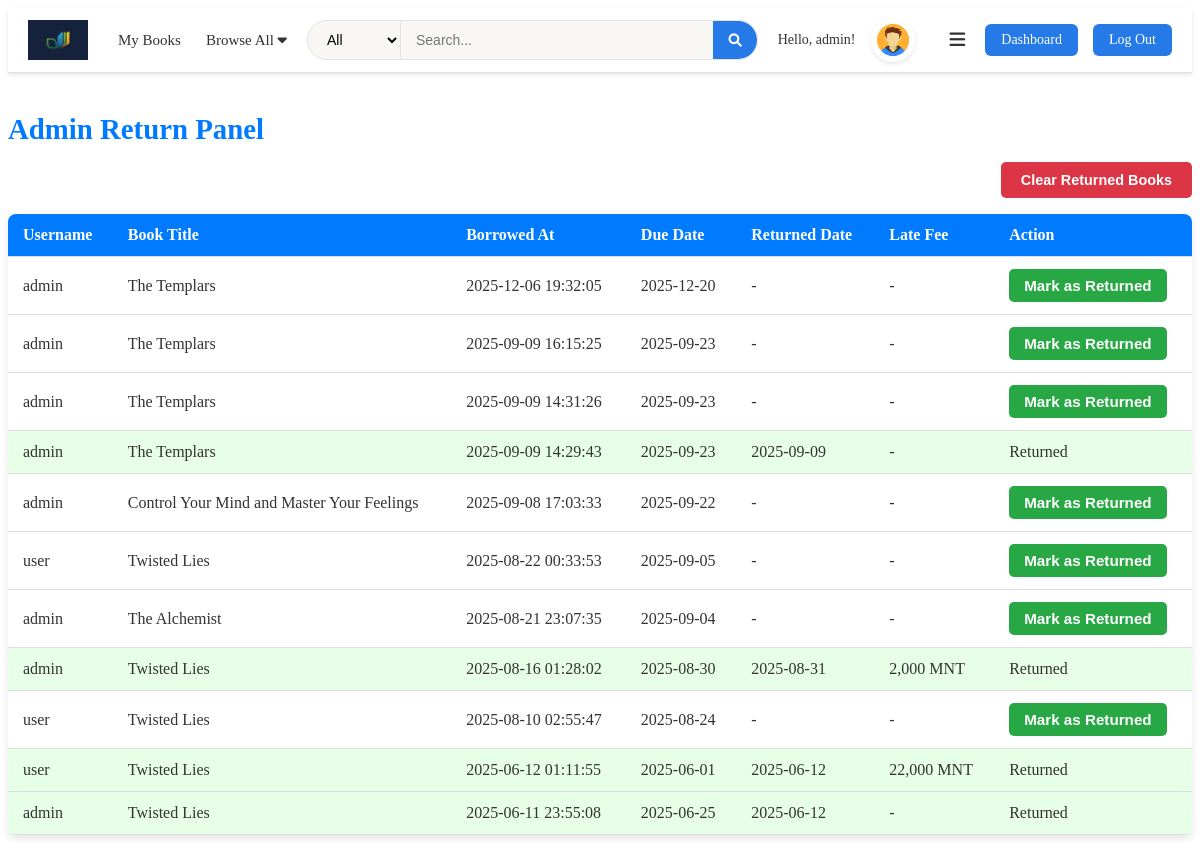
Page /admin_returns.php (signed in) on the committed database.
### tables this page shows
CREATE TABLE IF NOT EXISTS `users` (
  `id` int NOT NULL AUTO_INCREMENT,
  `username` varchar(50) NOT NULL,
  `email` varchar(100) NOT NULL,
  `password` varchar(255) NOT NULL,
  `created_at` timestamp NULL DEFAULT CURRENT_TIMESTAMP,
  `role` varchar(10) DEFAULT 'user',
  `avatar` varchar(255) DEFAULT NULL,
  PRIMARY KEY (`id`),
  UNIQUE KEY `email` (`email`)
);

CREATE TABLE IF NOT EXISTS `borrowed_books` (
  `id` int NOT NULL AUTO_INCREMENT,
  `user_id` int NOT NULL,
  `book_id` int NOT NULL,
  `borrow_date` date NOT NULL,
  `due_date` date NOT NULL,
  `return_date` date DEFAULT NULL,
  `late_fee` decimal(10,2) DEFAULT '0.00',
  `borrowed_at` datetime DEFAULT CURRENT_TIMESTAMP,
  `username` varchar(255) NOT NULL,
  `returned` tinyint(1) DEFAULT '0',
  PRIMARY KEY (`id`),
  KEY `user_id` (`user_id`),
  KEY `book_id` (`book_id`)
);

CREATE TABLE IF NOT EXISTS `books` (
  `id` int NOT NULL AUTO_INCREMENT,
  `title` varchar(100) NOT NULL,
  `author` varchar(100) NOT NULL,
  `cover_image` varchar(255) DEFAULT NULL,
  `image` varchar(255) DEFAULT NULL,
  `is_borrowed` tinyint(1) DEFAULT '0',
  `copies` int NOT NULL DEFAULT '1',
  `isbn` varchar(20) DEFAULT NULL,
  `description` text,
  `genre` varchar(100) DEFAULT NULL,
  `readable_file` varchar(255) DEFAULT NULL,
  PRIMARY KEY (`id`)
);

### admin_returns.php (the view, shortened to what this page needs)
<?php
include 'header.php';
$sql = "SELECT bb.id, bb.username, b.title, bb.borrowed_at, bb.due_date, bb.return_date, bb.late_fee
        FROM borrowed_books bb
        JOIN books b ON bb.book_id = b.id
        ORDER BY bb.borrowed_at DESC";
$result = $conn->query($sql);
?>
<!DOCTYPE html>
<html lang="en">
<head>
<link rel="stylesheet" href="https://cdnjs.cloudflare.com/ajax/libs/font-awesome/6.0.0-beta3/css/all.min.css" />
</head>
<body>
<main>
    <h2 class="page-title"><?= $lang['admin_return_panel'] ?></h2>
    <div class="clear-returned-container">
        <form method="POST" onsubmit="return confirmClearReturned();" style="margin:0;">
            <button type="submit" name="clear_returned" id="clearReturnedBtn" title="<?= $lang['delete_all_returned_records'] ?>">
                <?= $lang['clear_returned_books'] ?>
            </button>
        </form>
    </div>
    <?php if ($result->num_rows > 0): ?>
        <table>
            <thead>
                <tr>
                    <th><?= $lang['username'] ?></th>
                    <th><?= $lang['book_title'] ?></th>
                    <th><?= $lang['borrowed_at'] ?></th>
                    <th><?= $lang['due_date'] ?></th>
                    <th><?= $lang['returned_date'] ?></th>
                    <th><?= $lang['late_fee'] ?></th>
                    <th><?= $lang['action'] ?></th>
                </tr>
            </thead>
            <tbody>
                <?php while ($row = $result->fetch_assoc()): ?>
                <tr class="<?= $row['return_date'] ? 'returned' : '' ?>">
                    <td><?= htmlspecialchars($row['username']) ?></td>
                    <td><?= htmlspecialchars($row['title']) ?></td>
                    <td><?= htmlspecialchars($row['borrowed_at']) ?></td>
                    <td><?= htmlspecialchars($row['due_date']) ?></td>
                    <td><?= $row['return_date'] ? htmlspecialchars($row['return_date']) : '-' ?></td>
                    <td>
                        <?php
                        if (isset($row['late_fee']) && $row['late_fee'] > 0) {
                            $fee_mnt = $row['late_fee'] * 2000;
                            echo number_format($fee_mnt) . ' MNT';
                        } else {
                            echo '-';
                        }
                        ?>
                    </td>
                    <td>
                        <?php if (!$row['return_date']): ?>
                            <form action="return_book.php" method="POST" style="margin:0;">
                                <button type="submit"><?= $lang['mark_as_returned'] ?></button>
                            </form>
                        <?php else: ?>
                            <?= $lang['returned'] ?>
                        <?php endif; ?>
                    </td>
                </tr>
                <?php endwhile; ?>
            </tbody>
        </table>
    <?php else: ?>
        <p style="text-align:center; font-size:1.2em;"><?= $lang['no_borrowed_books'] ?></p>
    <?php endif; ?>
</main>
</body>
</html>

### header.php (shortened to what this page needs)
<?php
require 'db_connection.php';
$current_lang = $_GET['lang'] ?? $_SESSION['language'] ?? 'en';
include($current_lang=='mn' ? 'mn.php' : 'en.php');
$username = $_SESSION['username'] ?? 'Guest';
$stmt = $conn->prepare("SELECT avatar FROM users WHERE username=?");
$stmt->bind_param("s", $username);
$stmt->execute();
$stmt->bind_result($userAvatarPath);
$is_admin = (($_SESSION['role'] ?? null) === 'admin') || !empty($_SESSION['is_admin']);
?>
<!DOCTYPE html>
<html lang="<?= $current_lang ?>">
<head>
<link rel="stylesheet" href="css/style.css" />
<link rel="stylesheet" href="css/header.css" />
<link rel="stylesheet" href="https://cdnjs.cloudflare.com/ajax/libs/font-awesome/6.0.0-beta3/css/all.min.css" />
</head>
<body>
<header class="new-header">
  <div class="header-left">
    <a href="index.php" class="logo"><img src="logo.jpg" alt="<?= $lang['logo'] ?? 'Logo' ?>" /></a>
    <nav class="main-nav">
      <ul>
        <li><a href="mybooks.php"><?= $lang['my_books'] ?? 'My Books' ?></a></li>
        <li class="dropdown">
          <a href="#" class="dropbtn"><?= $lang['browse_all'] ?? 'Browse' ?> <i class="fas fa-caret-down"></i></a>
        </li>
      </ul>
    </nav>
  </div>
  <div class="header-center">
    <div class="search-container">
      <select class="search-dropdown" id="searchType">
        <option value="all"><?= $lang['all'] ?? 'All' ?></option>
      </select>
      <input type="text" id="searchInput" class="search-input" placeholder="<?= $lang['search_placeholder'] ?? 'Search...' ?>" />
      <button id="searchButton" class="search-button"><i class="fas fa-search"></i></button>
    </div>
  </div>
  <div class="header-right">
    <?php if (isset($_SESSION['username'])): ?>
      <span class="header-greeting"><?= $lang['hello_user'] ?? 'Hello' ?>, <?= htmlspecialchars($_SESSION['username']) ?>!</span>
      <div id="avatarContainer" title="<?= $lang['edit_avatar'] ?? 'Edit Avatar' ?>">
        <img src="<?= htmlspecialchars($userAvatarPath) ?>" alt="Avatar" id="headerAvatar" />
      </div>
      <button id="userMenuToggle" class="hamburger-btn" aria-label="User menu" title="User menu">
        <i class="fas fa-bars"></i>
      </button>
      <?php if ($is_admin): ?>
        <a href="dashboard.php" class="header-btn"><?= $lang['dashboard'] ?? 'Dashboard' ?></a>
      <?php endif; ?>
      <a href="logout.php" class="header-btn"><?= $lang['log_out'] ?? 'Log Out' ?></a>
    <?php else: ?>
      <a href="login.php" class="header-btn"><?= $lang['log_in'] ?? 'Log In' ?></a>
      <a href="signup.php" class="header-btn"><?= $lang['sign_up'] ?? 'Sign Up' ?></a>
    <?php endif; ?>
  </div>
</header>
</body>
</html>

### css/header.css (style rules this page uses)
.new-header { display: flex; align-items: center; justify-content: space-between; padding: 10px 20px; background: #fff; border-bottom: 1px solid #e4e2df; box-shadow: 0 2px 4px rgba(0,0,0,0.1); }
.header-left { display: flex; align-items: center; gap: 30px; }
.header-center { flex: 1; max-width: 500px; margin: 0 20px; }
.header-right { display: flex; align-items: center; gap: 15px; }
.logo, .logo img, #logo, #logo img, .header-logo, .header-logo img { max-height: 40px !important; max-width: 200px !important; width: auto !important; height: auto !important; object-fit: contain !important; display: block !important; }
.logo { display: flex !important; align-items: center !important; text-decoration: none !important; }
.main-nav ul { list-style: none; margin: 0; padding: 0; display: flex; gap: 25px; }
.main-nav a { color: #333; text-decoration: none; font-weight: 500; font-size: 15px; padding: 8px 0; transition: color 0.2s ease; }
.dropdown { position: relative; }
.search-container { display: flex; background: #f8f7f3; border-radius: 25px; overflow: hidden; border: 1px solid #e4e2df; }
.search-dropdown { border: none; background: none; padding: 10px 15px; font-size: 14px; border-right: 1px solid #e4e2df; outline: none; }
.search-input { flex: 1; border: none; background: none; padding: 10px 15px; font-size: 14px; outline: none; }
.search-button { border: none; background: #257ae7; color: white; padding: 10px 15px; cursor: pointer; transition: background 0.2s ease; }
#avatarContainer { position: relative; width: 40px; height: 40px; border-radius: 50%; overflow: hidden; cursor: pointer; margin-right: 15px; border: 2px solid #fff; box-shadow: 0 2px 4px rgba(0,0,0,0.1); transition: all 0.2s ease; }
#headerAvatar { width: 100%; height: 100%; object-fit: cover; border-radius: 50%; display: block; }
.header-greeting { font-size: 14px; color: #333; font-weight: 500; white-space: nowrap; }
.header-right { position: relative; }
.header-btn { background: #257ae7; color: white; padding: 8px 16px; border-radius: 6px; text-decoration: none; font-size: 14px; font-weight: 500; transition: background 0.2s ease; white-space: nowrap; }
#userMenuToggle { background: none; border: none; font-size: 18px; color: #333; cursor: pointer; padding: 5px; border-radius: 4px; transition: background 0.2s; position: relative; }

### admin_returns.php (style rules this page uses)
main { flex: 1; max-width: 1200px; margin: 40px auto 0 auto; width: 100%; }
h2.page-title { color: #007bff; font-size: 1.8em; margin: 24px 0 16px 0; font-weight: 700; }
.clear-returned-container { display: flex; justify-content: flex-end; margin-bottom: 16px; }
button#clearReturnedBtn { font-weight: 600; color: #fff; background: #dc3545; padding: 10px 20px; border-radius: 5px; cursor: pointer; transition: background .2s; border: none; font-size: 0.9em; }
table { width: 100%; border-collapse: collapse; background-color: #fff; box-shadow: 0 4px 8px rgba(0,0,0,0.1); border-radius: 8px; overflow: hidden; }
th, td { padding: 12px 15px; text-align: left; border-bottom: 1px solid #ddd; color: #333; }
th { background-color: #007bff; color: white; font-weight: 600; font-size: 1em; }
tr.returned { background-color: #e6ffe6; color: #555; }
button[type="submit"] { background-color: #28a745; border: none; color: white; padding: 8px 15px; border-radius: 5px; cursor: pointer; font-weight: bold; font-size: 0.95em; transition: background-color 0.3s ease; }

### rows in the picture
users: avatar (picture)
borrowed_books: username "admin", book.title "The Templars", borrowed_at "2025-12-06 19:32:05", due_date "2025-12-20"
borrowed_books: username "admin", book.title "The Templars", borrowed_at "2025-09-09 16:15:25", due_date "2025-09-23"
borrowed_books: username "admin", book.title "The Templars", borrowed_at "2025-09-09 14:31:26", due_date "2025-09-23"
borrowed_books: username "admin", book.title "The Templars", borrowed_at "2025-09-09 14:29:43", due_date "2025-09-23", return_date "2025-09-09"
borrowed_books: username "admin", book.title "Control Your Mind and Master Your Feelings", borrowed_at "2025-09-08 17:03:33", due_date "2025-09-22"
borrowed_books: username "user", book.title "Twisted Lies", borrowed_at "2025-08-22 00:33:53", due_date "2025-09-05"
borrowed_books: username "admin", book.title "The Alchemist", borrowed_at "2025-08-21 23:07:35", due_date "2025-09-04"
borrowed_books: username "admin", book.title "Twisted Lies", borrowed_at "2025-08-16 01:28:02", due_date "2025-08-30", return_date "2025-08-31", late_fee "2,000"
borrowed_books: username "user", book.title "Twisted Lies", borrowed_at "2025-08-10 02:55:47", due_date "2025-08-24"
borrowed_books: username "user", book.title "Twisted Lies", borrowed_at "2025-06-12 01:11:55", due_date "2025-06-01", return_date "2025-06-12", late_fee "22,000"
borrowed_books: username "admin", book.title "Twisted Lies", borrowed_at "2025-06-11 23:55:08", due_date "2025-06-25", return_date "2025-06-12"

### other values in the picture
$lang['my_books'] "My Books"
$lang['browse_all'] "Browse All"
$lang['hello_user'] "Hello"
$_SESSION['username'] "admin"
$lang['dashboard'] "Dashboard"
$lang['log_out'] "Log Out"
$lang['admin_return_panel'] "Admin Return Panel"
$lang['clear_returned_books'] "Clear Returned Books"
$lang['username'] "Username"
$lang['book_title'] "Book Title"
$lang['borrowed_at'] "Borrowed At"
$lang['due_date'] "Due Date"
$lang['returned_date'] "Returned Date"
$lang['late_fee'] "Late Fee"
$lang['action'] "Action"
